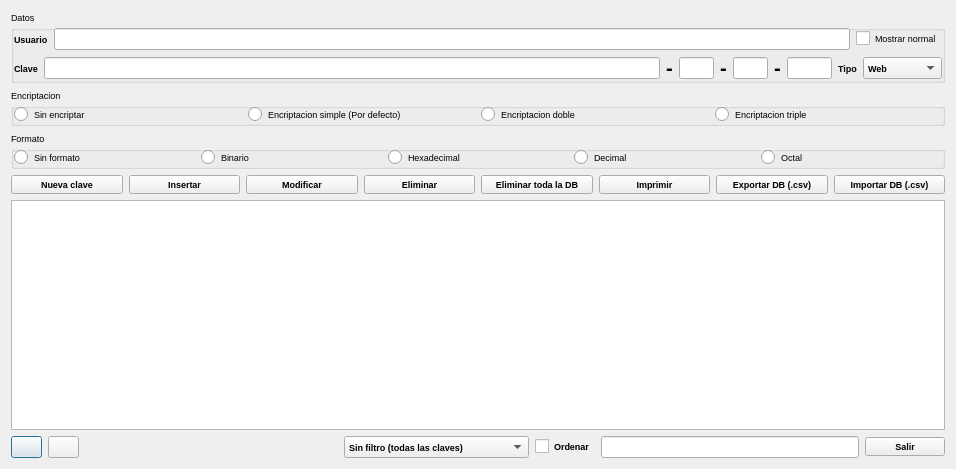
<?xml version="1.0" encoding="UTF-8"?>
<ui version="4.0">
 <class>dbclaves</class>
 <widget class="QDialog" name="dbclaves">
  <property name="geometry">
   <rect>
    <x>0</x>
    <y>0</y>
    <width>956</width>
    <height>469</height>
   </rect>
  </property>
  <property name="font">
   <font>
    <pointsize>7</pointsize>
   </font>
  </property>
  <property name="windowTitle">
   <string>DBClaves v.0.1.0</string>
  </property>
  <property name="windowIcon">
   <iconset resource="recoverdrake.qrc">
    <normaloff>:/Imagenes/security-mdk.png</normaloff>:/Imagenes/security-mdk.png</iconset>
  </property>
  <layout class="QGridLayout" name="gridLayout_8">
   <item row="5" column="0" colspan="2">
    <layout class="QGridLayout" name="gridLayout_5">
     <item row="0" column="0">
      <widget class="QPushButton" name="pushButton_7">
       <property name="maximumSize">
        <size>
         <width>31</width>
         <height>23</height>
        </size>
       </property>
       <property name="text">
        <string/>
       </property>
       <property name="icon">
        <iconset resource="recoverdrake.qrc">
         <normaloff>:/Imagenes/izquierda.jpeg</normaloff>:/Imagenes/izquierda.jpeg</iconset>
       </property>
      </widget>
     </item>
     <item row="0" column="1">
      <widget class="QPushButton" name="pushButton_8">
       <property name="maximumSize">
        <size>
         <width>31</width>
         <height>23</height>
        </size>
       </property>
       <property name="text">
        <string/>
       </property>
       <property name="icon">
        <iconset resource="recoverdrake.qrc">
         <normaloff>:/Imagenes/derecha.jpeg</normaloff>:/Imagenes/derecha.jpeg</iconset>
       </property>
      </widget>
     </item>
     <item row="0" column="5">
      <widget class="QLineEdit" name="lineEdit_8">
       <property name="sizePolicy">
        <sizepolicy hsizetype="Expanding" vsizetype="Fixed">
         <horstretch>0</horstretch>
         <verstretch>0</verstretch>
        </sizepolicy>
       </property>
      </widget>
     </item>
     <item row="0" column="4">
      <widget class="QCheckBox" name="checkBox_22">
       <property name="styleSheet">
        <string notr="true">font: 7pt &quot;Sans Serif&quot;;
font: bold</string>
       </property>
       <property name="text">
        <string>Ordenar</string>
       </property>
      </widget>
     </item>
     <item row="0" column="6">
      <widget class="QPushButton" name="pushButton_4">
       <property name="styleSheet">
        <string notr="true">font: 7pt &quot;Sans Serif&quot;;
font: bold</string>
       </property>
       <property name="text">
        <string>Salir</string>
       </property>
       <property name="icon">
        <iconset resource="recoverdrake.qrc">
         <normaloff>:/Imagenes/puerta.png</normaloff>:/Imagenes/puerta.png</iconset>
       </property>
      </widget>
     </item>
     <item row="0" column="3">
      <widget class="QComboBox" name="comboBox">
       <property name="styleSheet">
        <string notr="true">font: 7pt &quot;Sans Serif&quot;;
font: bold</string>
       </property>
       <item>
        <property name="text">
         <string>Sin filtro (todas las claves)</string>
        </property>
       </item>
       <item>
        <property name="text">
         <string>Tipo: Web</string>
        </property>
       </item>
       <item>
        <property name="text">
         <string>Tipo: Banco</string>
        </property>
       </item>
       <item>
        <property name="text">
         <string>Tipo: Movil</string>
        </property>
       </item>
       <item>
        <property name="text">
         <string>Tipo: Ordenador</string>
        </property>
       </item>
       <item>
        <property name="text">
         <string>Tipo: Caja fuerte</string>
        </property>
       </item>
       <item>
        <property name="text">
         <string>Tipo: Otros</string>
        </property>
       </item>
       <item>
        <property name="text">
         <string>Usuario</string>
        </property>
       </item>
       <item>
        <property name="text">
         <string>Clave</string>
        </property>
       </item>
       <item>
        <property name="text">
         <string>Encriptacion: Sin encriptar</string>
        </property>
       </item>
       <item>
        <property name="text">
         <string>Encriptacion: Encriptacion simple</string>
        </property>
       </item>
       <item>
        <property name="text">
         <string>Encriptacion: Encriptacion doble</string>
        </property>
       </item>
       <item>
        <property name="text">
         <string>Encriptacion: Encriptacion triple</string>
        </property>
       </item>
      </widget>
     </item>
     <item row="0" column="2">
      <spacer name="horizontalSpacer">
       <property name="orientation">
        <enum>Qt::Horizontal</enum>
       </property>
       <property name="sizeHint" stdset="0">
        <size>
         <width>40</width>
         <height>20</height>
        </size>
       </property>
      </spacer>
     </item>
    </layout>
   </item>
   <item row="3" column="0" colspan="2">
    <layout class="QGridLayout" name="gridLayout_4">
     <item row="0" column="0">
      <widget class="QPushButton" name="pushButton_6">
       <property name="styleSheet">
        <string notr="true">font: 7pt &quot;Sans Serif&quot;;
font: bold</string>
       </property>
       <property name="text">
        <string>Nueva clave</string>
       </property>
       <property name="icon">
        <iconset resource="recoverdrake.qrc">
         <normaloff>:/Imagenes/pelis.png</normaloff>:/Imagenes/pelis.png</iconset>
       </property>
      </widget>
     </item>
     <item row="0" column="1">
      <widget class="QPushButton" name="pushButton">
       <property name="styleSheet">
        <string notr="true">font: 7pt &quot;Sans Serif&quot;;
font: bold</string>
       </property>
       <property name="text">
        <string>Insertar</string>
       </property>
       <property name="icon">
        <iconset resource="recoverdrake.qrc">
         <normaloff>:/Imagenes/good.png</normaloff>:/Imagenes/good.png</iconset>
       </property>
      </widget>
     </item>
     <item row="0" column="2">
      <widget class="QPushButton" name="pushButton_2">
       <property name="styleSheet">
        <string notr="true">font: 7pt &quot;Sans Serif&quot;;
font: bold</string>
       </property>
       <property name="text">
        <string>Modificar</string>
       </property>
       <property name="icon">
        <iconset resource="recoverdrake.qrc">
         <normaloff>:/Imagenes/sustituir.png</normaloff>:/Imagenes/sustituir.png</iconset>
       </property>
      </widget>
     </item>
     <item row="0" column="3">
      <widget class="QPushButton" name="pushButton_3">
       <property name="styleSheet">
        <string notr="true">font: 7pt &quot;Sans Serif&quot;;
font: bold</string>
       </property>
       <property name="text">
        <string>Eliminar</string>
       </property>
       <property name="icon">
        <iconset resource="recoverdrake.qrc">
         <normaloff>:/Imagenes/bad.png</normaloff>:/Imagenes/bad.png</iconset>
       </property>
      </widget>
     </item>
     <item row="0" column="4">
      <widget class="QPushButton" name="pushButton_11">
       <property name="styleSheet">
        <string notr="true">font: 7pt &quot;Sans Serif&quot;;
font: bold</string>
       </property>
       <property name="text">
        <string>Eliminar toda la DB</string>
       </property>
       <property name="icon">
        <iconset resource="recoverdrake.qrc">
         <normaloff>:/Imagenes/Error.png</normaloff>:/Imagenes/Error.png</iconset>
       </property>
      </widget>
     </item>
     <item row="0" column="5">
      <widget class="QPushButton" name="pushButton_9">
       <property name="enabled">
        <bool>true</bool>
       </property>
       <property name="styleSheet">
        <string notr="true">font: 7pt &quot;Sans Serif&quot;;
font: bold</string>
       </property>
       <property name="text">
        <string>Imprimir</string>
       </property>
       <property name="icon">
        <iconset resource="recoverdrake.qrc">
         <normaloff>:/Imagenes/impresora.png</normaloff>:/Imagenes/impresora.png</iconset>
       </property>
      </widget>
     </item>
     <item row="0" column="6">
      <widget class="QPushButton" name="pushButton_12">
       <property name="styleSheet">
        <string notr="true">font: 7pt &quot;Sans Serif&quot;;
font: bold</string>
       </property>
       <property name="text">
        <string>Exportar DB (.csv)</string>
       </property>
       <property name="icon">
        <iconset resource="recoverdrake.qrc">
         <normaloff>:/Imagenes/guardar.png</normaloff>:/Imagenes/guardar.png</iconset>
       </property>
      </widget>
     </item>
     <item row="0" column="7">
      <widget class="QPushButton" name="pushButton_5">
       <property name="styleSheet">
        <string notr="true">font: 7pt &quot;Sans Serif&quot;;
font: bold</string>
       </property>
       <property name="text">
        <string>Importar DB (.csv)</string>
       </property>
       <property name="icon">
        <iconset resource="recoverdrake.qrc">
         <normaloff>:/Imagenes/Correcto.png</normaloff>:/Imagenes/Correcto.png</iconset>
       </property>
      </widget>
     </item>
    </layout>
   </item>
   <item row="1" column="0" colspan="2">
    <widget class="QGroupBox" name="groupBox">
     <property name="font">
      <font>
       <pointsize>7</pointsize>
      </font>
     </property>
     <property name="title">
      <string>Encriptacion</string>
     </property>
     <layout class="QGridLayout" name="gridLayout">
      <property name="leftMargin">
       <number>0</number>
      </property>
      <property name="topMargin">
       <number>0</number>
      </property>
      <property name="rightMargin">
       <number>0</number>
      </property>
      <property name="bottomMargin">
       <number>0</number>
      </property>
      <item row="0" column="0">
       <widget class="QRadioButton" name="radioButton">
        <property name="text">
         <string>Sin encriptar</string>
        </property>
       </widget>
      </item>
      <item row="0" column="2">
       <widget class="QRadioButton" name="radioButton_3">
        <property name="text">
         <string>Encriptacion doble</string>
        </property>
       </widget>
      </item>
      <item row="0" column="1">
       <widget class="QRadioButton" name="radioButton_2">
        <property name="text">
         <string>Encriptacion simple (Por defecto)</string>
        </property>
       </widget>
      </item>
      <item row="0" column="3">
       <widget class="QRadioButton" name="radioButton_4">
        <property name="text">
         <string>Encriptacion triple</string>
        </property>
       </widget>
      </item>
     </layout>
    </widget>
   </item>
   <item row="4" column="0" colspan="2">
    <widget class="QTableView" name="tableView">
     <property name="styleSheet">
      <string notr="true">font: 7pt &quot;Sans Serif&quot;;
font: bold</string>
     </property>
     <property name="frameShadow">
      <enum>QFrame::Sunken</enum>
     </property>
     <property name="alternatingRowColors">
      <bool>true</bool>
     </property>
     <property name="selectionBehavior">
      <enum>QAbstractItemView::SelectRows</enum>
     </property>
     <property name="sortingEnabled">
      <bool>true</bool>
     </property>
    </widget>
   </item>
   <item row="2" column="0" colspan="2">
    <widget class="QGroupBox" name="groupBox_2">
     <property name="font">
      <font>
       <pointsize>7</pointsize>
      </font>
     </property>
     <property name="title">
      <string>Formato</string>
     </property>
     <layout class="QGridLayout" name="gridLayout_7">
      <property name="leftMargin">
       <number>0</number>
      </property>
      <property name="topMargin">
       <number>0</number>
      </property>
      <property name="rightMargin">
       <number>0</number>
      </property>
      <property name="bottomMargin">
       <number>0</number>
      </property>
      <item row="0" column="2">
       <widget class="QRadioButton" name="radioButton_6">
        <property name="text">
         <string>Hexadecimal</string>
        </property>
       </widget>
      </item>
      <item row="0" column="4">
       <widget class="QRadioButton" name="radioButton_8">
        <property name="text">
         <string>Octal</string>
        </property>
       </widget>
      </item>
      <item row="0" column="3">
       <widget class="QRadioButton" name="radioButton_7">
        <property name="text">
         <string>Decimal</string>
        </property>
       </widget>
      </item>
      <item row="0" column="1">
       <widget class="QRadioButton" name="radioButton_5">
        <property name="text">
         <string>Binario</string>
        </property>
       </widget>
      </item>
      <item row="0" column="0">
       <widget class="QRadioButton" name="radioButton_9">
        <property name="text">
         <string>Sin formato</string>
        </property>
       </widget>
      </item>
     </layout>
    </widget>
   </item>
   <item row="0" column="0" colspan="2">
    <widget class="QGroupBox" name="groupBox_3">
     <property name="title">
      <string>Datos</string>
     </property>
     <layout class="QGridLayout" name="gridLayout_6">
      <property name="leftMargin">
       <number>0</number>
      </property>
      <property name="topMargin">
       <number>0</number>
      </property>
      <property name="rightMargin">
       <number>0</number>
      </property>
      <property name="bottomMargin">
       <number>0</number>
      </property>
      <item row="0" column="0">
       <layout class="QGridLayout" name="gridLayout_2">
        <item row="0" column="0">
         <widget class="QLabel" name="label">
          <property name="font">
           <font>
            <pointsize>7</pointsize>
            <weight>75</weight>
            <bold>true</bold>
           </font>
          </property>
          <property name="text">
           <string>Usuario</string>
          </property>
         </widget>
        </item>
        <item row="0" column="1">
         <widget class="QLineEdit" name="lineEdit">
          <property name="font">
           <font>
            <pointsize>7</pointsize>
            <weight>75</weight>
            <bold>true</bold>
           </font>
          </property>
         </widget>
        </item>
        <item row="0" column="2">
         <widget class="QCheckBox" name="checkBox">
          <property name="text">
           <string>Mostrar normal</string>
          </property>
         </widget>
        </item>
       </layout>
      </item>
      <item row="1" column="0">
       <layout class="QGridLayout" name="gridLayout_3">
        <item row="0" column="9">
         <widget class="QComboBox" name="comboBox_2">
          <property name="font">
           <font>
            <pointsize>7</pointsize>
            <weight>75</weight>
            <bold>true</bold>
           </font>
          </property>
          <item>
           <property name="text">
            <string>Web</string>
           </property>
          </item>
          <item>
           <property name="text">
            <string>Banco</string>
           </property>
          </item>
          <item>
           <property name="text">
            <string>Movil</string>
           </property>
          </item>
          <item>
           <property name="text">
            <string>Ordenador</string>
           </property>
          </item>
          <item>
           <property name="text">
            <string>Caja fuerte</string>
           </property>
          </item>
          <item>
           <property name="text">
            <string>Otros</string>
           </property>
          </item>
         </widget>
        </item>
        <item row="0" column="1">
         <widget class="QLineEdit" name="lineEdit_2">
          <property name="font">
           <font>
            <pointsize>7</pointsize>
            <weight>75</weight>
            <bold>true</bold>
           </font>
          </property>
         </widget>
        </item>
        <item row="0" column="0">
         <widget class="QLabel" name="label_2">
          <property name="font">
           <font>
            <pointsize>7</pointsize>
            <weight>75</weight>
            <bold>true</bold>
           </font>
          </property>
          <property name="text">
           <string>Clave</string>
          </property>
         </widget>
        </item>
        <item row="0" column="8">
         <widget class="QLabel" name="label_3">
          <property name="font">
           <font>
            <pointsize>7</pointsize>
            <weight>75</weight>
            <bold>true</bold>
           </font>
          </property>
          <property name="text">
           <string>Tipo</string>
          </property>
         </widget>
        </item>
        <item row="0" column="5">
         <widget class="QLineEdit" name="lineEdit_4">
          <property name="minimumSize">
           <size>
            <width>35</width>
            <height>0</height>
           </size>
          </property>
          <property name="maximumSize">
           <size>
            <width>35</width>
            <height>16777215</height>
           </size>
          </property>
          <property name="alignment">
           <set>Qt::AlignCenter</set>
          </property>
          <property name="readOnly">
           <bool>true</bool>
          </property>
         </widget>
        </item>
        <item row="0" column="4">
         <widget class="QLabel" name="label_5">
          <property name="font">
           <font>
            <pointsize>15</pointsize>
            <weight>75</weight>
            <bold>true</bold>
           </font>
          </property>
          <property name="text">
           <string>-</string>
          </property>
         </widget>
        </item>
        <item row="0" column="6">
         <widget class="QLabel" name="label_6">
          <property name="font">
           <font>
            <pointsize>15</pointsize>
            <weight>75</weight>
            <bold>true</bold>
           </font>
          </property>
          <property name="text">
           <string>-</string>
          </property>
         </widget>
        </item>
        <item row="0" column="2">
         <widget class="QLabel" name="label_4">
          <property name="font">
           <font>
            <pointsize>15</pointsize>
            <weight>75</weight>
            <bold>true</bold>
           </font>
          </property>
          <property name="text">
           <string>-</string>
          </property>
         </widget>
        </item>
        <item row="0" column="3">
         <widget class="QLineEdit" name="lineEdit_3">
          <property name="minimumSize">
           <size>
            <width>35</width>
            <height>0</height>
           </size>
          </property>
          <property name="maximumSize">
           <size>
            <width>35</width>
            <height>16777215</height>
           </size>
          </property>
          <property name="alignment">
           <set>Qt::AlignCenter</set>
          </property>
          <property name="readOnly">
           <bool>true</bool>
          </property>
         </widget>
        </item>
        <item row="0" column="7">
         <widget class="QLineEdit" name="lineEdit_5">
          <property name="minimumSize">
           <size>
            <width>45</width>
            <height>0</height>
           </size>
          </property>
          <property name="maximumSize">
           <size>
            <width>45</width>
            <height>16777215</height>
           </size>
          </property>
          <property name="alignment">
           <set>Qt::AlignCenter</set>
          </property>
          <property name="readOnly">
           <bool>true</bool>
          </property>
         </widget>
        </item>
       </layout>
      </item>
     </layout>
    </widget>
   </item>
  </layout>
 </widget>
 <resources>
  <include location="recoverdrake.qrc"/>
 </resources>
 <connections/>
</ui>
